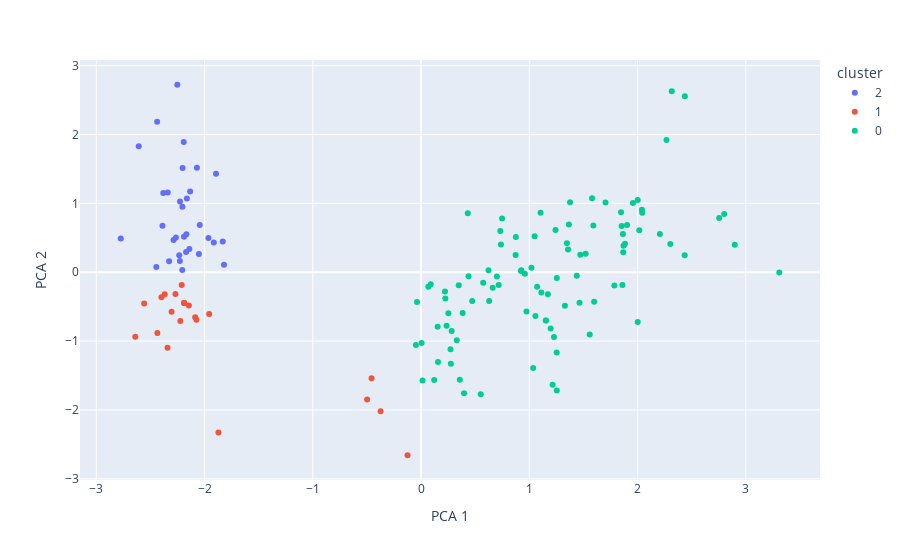

Here is the notebook cell this chart was saved with:
### Code cell
px.scatter(clustering_dataset, x="PCA 1", y="PCA 2", color='cluster')
